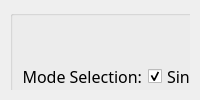
        <widget class="QWidget" name="bonding">
         <attribute name="title">
          <string>Bond Point Selection</string>
         </attribute>
         <layout class="QHBoxLayout" name="bondingLayout">
          <property name="spacing">
           <number>15</number>
          </property>
          <property name="leftMargin">
           <number>10</number>
          </property>
          <property name="topMargin">
           <number>10</number>
          </property>
          <property name="rightMargin">
           <number>10</number>
          </property>
          <property name="bottomMargin">
           <number>10</number>
          </property>
          <item>
           <widget class="QWidget" name="widget" native="true">
            <widget class="ISTAR::GUI::GroupBox" name="gb_bondPointSetting">
             <property name="geometry">
              <rect>
               <x>0</x>
               <y>0</y>
               <width>691</width>
               <height>621</height>
              </rect>
             </property>
             <property name="minimumSize">
              <size>
               <width>120</width>
               <height>30</height>
              </size>
             </property>
             <property name="maximumSize">
              <size>
               <width>16777215</width>
               <height>16777215</height>
              </size>
             </property>
             <property name="font">
              <font>
               <family>HarmonyOS Sans</family>
               <pointsize>12</pointsize>
              </font>
             </property>
             <property name="styleSheet">
              <string notr="true"/>
             </property>
             <property name="title">
              <string/>
             </property>
             <layout class="QGridLayout" name="gridLayout_17" columnstretch="0,0,0,0,0,0,0">
              <property name="topMargin">
               <number>45</number>
              </property>
              <property name="rightMargin">
               <number>9</number>
              </property>
              <property name="spacing">
               <number>6</number>
              </property>
              <item row="5" column="6">
               <widget class="QPushButton" name="btn_clearAllBondPoint">
                <property name="minimumSize">
                 <size>
                  <width>0</width>
                  <height>40</height>
                 </size>
                </property>
                <property name="font">
                 <font>
                  <family>微软雅黑</family>
                  <pointsize>12</pointsize>
                 </font>
                </property>
                <property name="text">
                 <string>Clear</string>
                </property>
               </widget>
              </item>
              <item row="0" column="1">
               <widget class="QCheckBox" name="ckb_singleBond">
                <property name="minimumSize">
                 <size>
                  <width>0</width>
                  <height>30</height>
                 </size>
                </property>
                <property name="text">
                 <string>Single</string>
                </property>
                <property name="checked">
                 <bool>true</bool>
                </property>
                <property name="autoExclusive">
                 <bool>true</bool>
                </property>
               </widget>
              </item>
              <item row="6" column="6">
               <spacer name="verticalSpacer_2">
                <property name="orientation">
                 <enum>Qt::Vertical</enum>
                </property>
                <property name="sizeHint" stdset="0">
                 <size>
                  <width>20</width>
                  <height>40</height>
                 </size>
                </property>
               </spacer>
              </item>
              <item row="0" column="4">
               <widget class="QLabel" name="lbl_selectPointNum">
                <property name="sizePolicy">
                 <sizepolicy hsizetype="Fixed" vsizetype="Fixed">
                  <horstretch>0</horstretch>
                  <verstretch>0</verstretch>
                 </sizepolicy>
                </property>
                <property name="minimumSize">
                 <size>
                  <width>160</width>
                  <height>0</height>
                 </size>
                </property>
                <property name="maximumSize">
                 <size>
                  <width>80</width>
                  <height>30</height>
                 </size>
                </property>
                <property name="text">
                 <string>Selected Point Count</string>
                </property>
                <property name="alignment">
                 <set>Qt::AlignRight|Qt::AlignTrailing|Qt::AlignVCenter</set>
                </property>
               </widget>
              </item>
              <item row="0" column="2">
               <widget class="QCheckBox" name="ckb_multiBond">
                <property name="minimumSize">
                 <size>
                  <width>0</width>
                  <height>30</height>
                 </size>
                </property>
                <property name="text">
                 <string>Multi</string>
                </property>
                <property name="autoExclusive">
                 <bool>true</bool>
                </property>
               </widget>
              </item>
              <item row="3" column="6">
               <widget class="QPushButton" name="btn_editBondPoint">
                <property name="minimumSize">
                 <size>
                  <width>0</width>
                  <height>40</height>
                 </size>
                </property>
                <property name="font">
                 <font>
                  <family>微软雅黑</family>
                  <pointsize>12</pointsize>
                 </font>
                </property>
                <property name="text">
                 <string>Edit Bond Points</string>
                </property>
               </widget>
              </item>
              <item row="4" column="6">
               <widget class="QPushButton" name="btn_selectAllBondPoint">
                <property name="minimumSize">
                 <size>
                  <width>0</width>
                  <height>40</height>
                 </size>
                </property>
                <property name="font">
                 <font>
                  <family>微软雅黑</family>
                  <pointsize>12</pointsize>
                 </font>
                </property>
                <property name="text">
                 <string>Select All</string>
                </property>
               </widget>
              </item>
              <item row="0" column="3">
               <spacer name="horizontalSpacer_4">
                <property name="orientation">
                 <enum>Qt::Horizontal</enum>
                </property>
                <property name="sizeHint" stdset="0">
                 <size>
                  <width>40</width>
                  <height>20</height>
                 </size>
                </property>
               </spacer>
              </item>
              <item row="7" column="6">
               <widget class="QPushButton" name="btn_saveBondPoint">
                <property name="minimumSize">
                 <size>
                  <width>0</width>
                  <height>40</height>
                 </size>
                </property>
                <property name="font">
                 <font>
                  <family>微软雅黑</family>
                  <pointsize>12</pointsize>
                 </font>
                </property>
                <property name="text">
                 <string>Save Bond Points</string>
                </property>
               </widget>
              </item>
              <item row="0" column="0">
               <widget class="QLabel" name="lbl_bondMode">
                <property name="minimumSize">
                 <size>
                  <width>120</width>
                  <height>30</height>
                 </size>
                </property>
                <property name="maximumSize">
                 <size>
                  <width>16777215</width>
                  <height>30</height>
                 </size>
                </property>
                <property name="text">
                 <string>Mode Selection:</string>
                </property>
                <property name="alignment">
                 <set>Qt::AlignRight|Qt::AlignTrailing|Qt::AlignVCenter</set>
                </property>
               </widget>
              </item>
              <item row="0" column="5">
               <widget class="QDoubleSpinBox" name="dsb_selectPointNum">
                <property name="minimumSize">
                 <size>
                  <width>50</width>
                  <height>30</height>
                 </size>
                </property>
                <property name="maximumSize">
                 <size>
                  <width>50</width>
                  <height>30</height>
                 </size>
                </property>
                <property name="alignment">
                 <set>Qt::AlignCenter</set>
                </property>
                <property name="buttonSymbols">
                 <enum>QAbstractSpinBox::NoButtons</enum>
                </property>
                <property name="decimals">
                 <number>0</number>
                </property>
                <property name="minimum">
                 <double>0.000000000000000</double>
                </property>
                <property name="maximum">
                 <double>9999.000000000000000</double>
                </property>
               </widget>
              </item>
              <item row="3" column="0" rowspan="6" colspan="6">
               <widget class="WaferGraphicsView" name="gv_bond"/>
              </item>
             </layout>
            </widget>
           </widget>
          </item>
         </layout>
        </widget>
